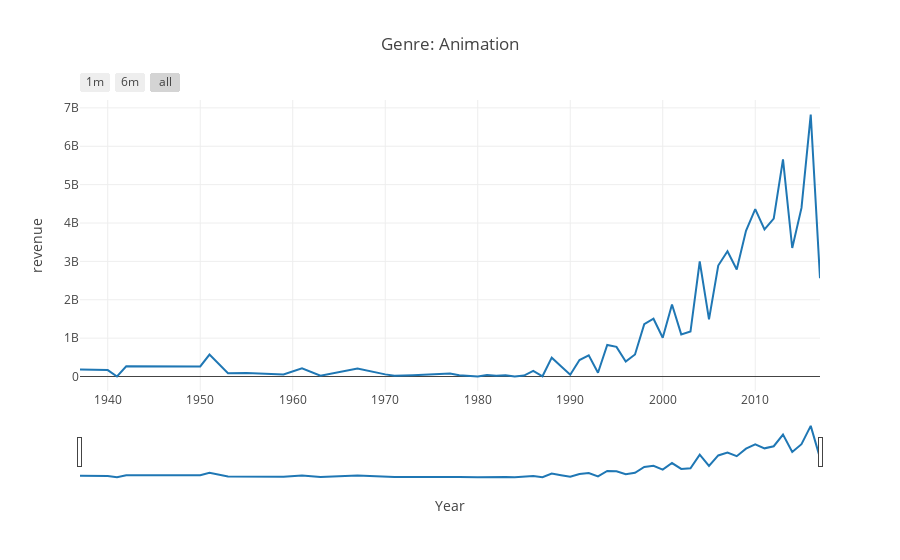
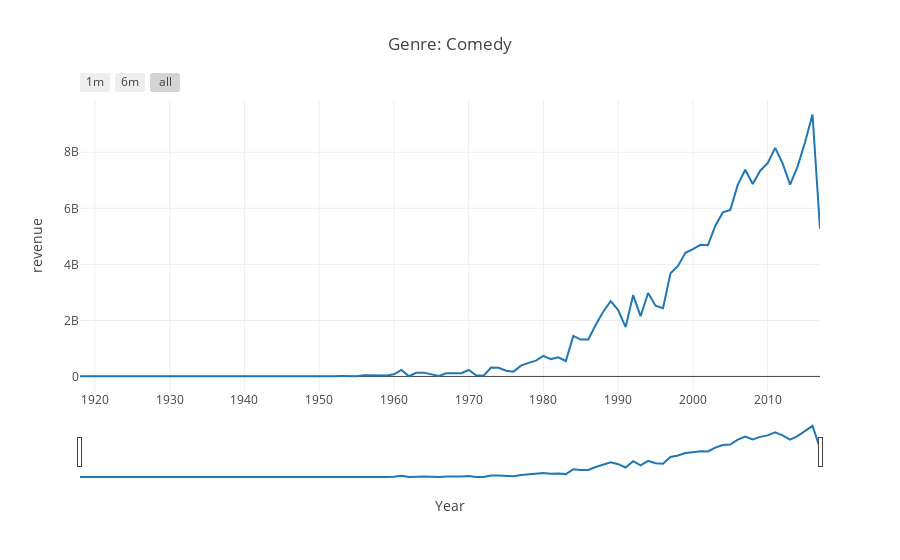
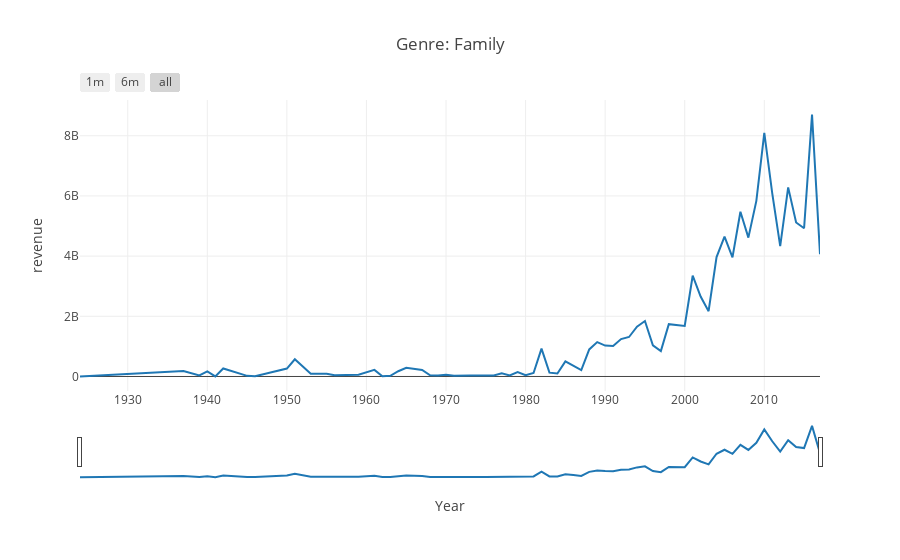
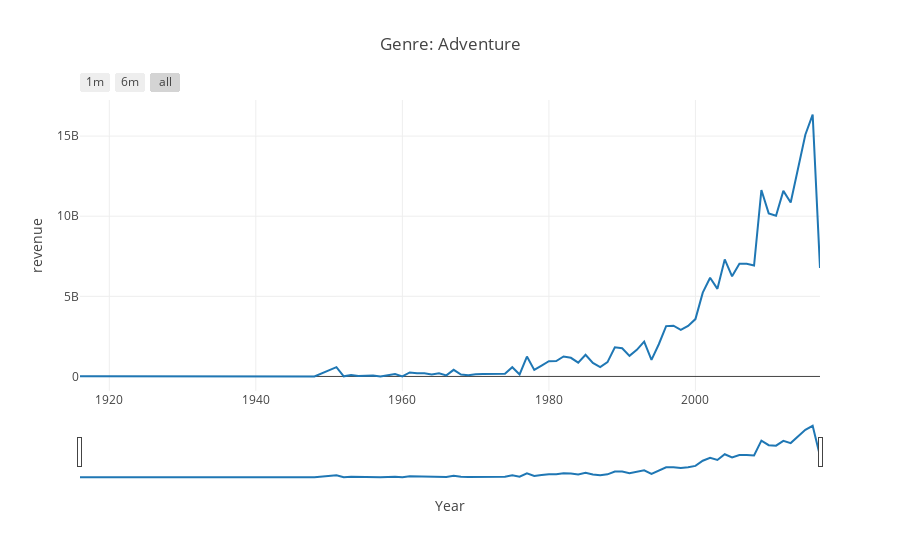

Notebook cell for these charts, in order:
### Code cell
from wordcloud import WordCloud, STOPWORDS 
import matplotlib.pyplot as plt
import pandas as pd
from ast import literal_eval
import plotly.offline as off
import nltk
from nltk.corpus import wordnet

PS = nltk.stem.PorterStemmer()
# nltk.download()
off.init_notebook_mode(connected=True)
keywords = pd.read_csv('keywords.csv')
meta = pd.read_csv('movies_metadata.csv')
ratings = pd.read_csv('ratings_small.csv')
# credit = pd.read_csv('credits.csv')

ratings = ratings.rename(columns={'movieId':'id'})
#Convert IDs to numeric from string
meta = meta[meta.status=="Released"]
meta = meta[meta.revenue!=0]
meta = meta[meta.budget!=0]
meta.id = pd.to_numeric(meta.id,errors="coerce")
meta = meta.dropna(subset=["id"])
meta.release_date=pd.to_datetime(meta.release_date, format = '%Y-%m-%d', errors="coerce")
meta = meta.dropna(subset=["release_date"])
meta = meta.drop_duplicates(subset=['id'])
meta = meta.drop(['homepage','poster_path','production_countries','video','spoken_languages','original_title'], axis =1)
keywords = keywords[keywords.keywords!="[]"]
keywords = keywords.drop_duplicates(subset=['id'])
meta = pd.merge(meta,keywords,on='id',how='left')

tab_info=pd.DataFrame(meta.dtypes).T.rename(index={0:'column type'})
tab_info=tab_info.append(pd.DataFrame(meta.isnull().sum()).T.rename(index={0:'null values'}))
tab_info=tab_info.append(pd.DataFrame(meta.isnull().sum()/meta.shape[0]*100).T.rename(index={0:'null values (%)'}))


meta.popularity = pd.to_numeric(meta.popularity, errors='coerce')
tasks = ['genres','production_companies','keywords']

def count_word(df, ref_col, liste):
    keyword_count = dict()
    for s in liste: keyword_count[s] = 0
    for liste_keywords in df[ref_col]:        
        if type(liste_keywords) == float and pd.isnull(liste_keywords): continue        
        for s in [s for s in liste_keywords if s in liste]: 
            if pd.notnull(s): keyword_count[s] += 1
    # convert the dictionary in a list to sort the keywords by frequency
    keyword_occurences = []
    for k,v in keyword_count.items():
        keyword_occurences.append([k,v])
    keyword_occurences.sort(key = lambda x:x[1], reverse = True)
    return keyword_occurences, keyword_count

def convert(task):
    temp_dict = dict()
    temp_arr = []
    temp_series = meta[task]
    for item in temp_series:
        if type(item) != type(str()):
            continue
        t = literal_eval(item)
        if type(t)!=type([]):
            continue
        temp =[]
        for i in t:
            temp.append(i['name'])
            if str(i['name']) not in temp_dict.keys():
                temp_dict[str(i['name'])] = 1
            else:
                temp_dict[str(i['name'])]+=1
        temp_arr.append(temp)
    meta[task]=pd.Series(temp_arr)
    return temp_dict

genre_dict = convert(tasks[0])
prodcomp_dict = convert(tasks[1])
convert(tasks[2])

df_2 = meta
def keywords_inventory(dataframe, column = 'keywords'):
    keywords_roots  = dict()  # collect the words / root
    keywords_select = dict()  # association: root <-> keyword
    category_keys = []
    icount = 0
    for s in dataframe[column]:
        if type(s) == type(0.0) : continue
        for t in s:
            t = t.lower() 
            root = PS.stem(t)
            if root in keywords_roots:                
                keywords_roots[root].add(t)
            else:
                keywords_roots[root] = {t}
    for s in keywords_roots.keys():
        if len(keywords_roots[s]) > 1:  
            min_length = 1000
            for k in keywords_roots[s]:
                if len(k) < min_length:
                    key = k ; min_length = len(k)            
            category_keys.append(key)
            keywords_select[s] = key
        else:
            category_keys.append(list(keywords_roots[s])[0])
            keywords_select[s] = list(keywords_roots[s])[0]
                   
    print("No of keywords in variable '{}': {}".format(column,len(category_keys)))
    return category_keys, keywords_roots, keywords_select

keywords_dat, keywords_roots, keywords_select = keywords_inventory(df_2 ,column = 'keywords')

def replacement_df_keywords(df, dict_repl, roots = False):
    df_new = df.copy(deep = True)
    for index, row in df_new.iterrows():
        chain = row['keywords']
        if type(chain) == type(0.0) : continue
        temp = []
        for s in chain: 
            key = PS.stem(s) if roots else s
            if key in dict_repl.keys():
                temp.append(dict_repl[key])
            else:
                temp.append(s)       
        df_new.set_value(index, 'keywords', temp)
    return df_new

df_keywords_cleaned = replacement_df_keywords(df_2, keywords_select,roots = True)

keyword_occurences, keywords_count = count_word(df_keywords_cleaned,'keywords',keywords_dat)


def get_synonyms(word_key):
    lemma = set()
    for ss in wordnet.synsets(word_key):
        for w in ss.lemma_names():
            index = ss.name().find('.')+1
            if ss.name()[index] == 'n': lemma.add(w.lower().replace('_',' '))
    return lemma   

def test_keyword(word, key_count, threshold):
    return (False , True)[key_count.get(word, 0) >= threshold]

keyword_occurences.sort(key = lambda x:x[1], reverse = False)
key_count = dict()
for s in keyword_occurences:
    key_count[s[0]] = s[1]

repl_word = dict()
icount = 0
for index, [word, nb_apparitions] in enumerate(keyword_occurences):
    if nb_apparitions > 5: continue  
    lemma = get_synonyms(word)
    if len(lemma) == 0: continue  
    word_list = [(s, key_count[s]) for s in lemma 
                  if test_keyword(s, key_count, key_count[word])]
    word_list.sort(key = lambda x:(x[1],x[0]), reverse = True)    
    if len(word_list) <= 1: continue     
    if word == word_list[0][0]: continue
    repl_word[word] = word_list[0][0]

for key, value in repl_word.items():
    if value in repl_word.keys():
        repl_word[key] = repl_word[value]    
        
df_keywords_synonyms = replacement_df_keywords(df_keywords_cleaned, repl_word, roots = False)   

keywords_dat, keywords_roots, keywords_select = keywords_inventory(df_keywords_synonyms, column = 'keywords')

new_keyword_occurences, keywords_count = count_word(df_keywords_synonyms,
                                                    'keywords',keywords_dat)

movies_list = []
def genre_transform():
    temp_dict = dict()
    for index,row in meta.iterrows():
        movies_list.append(tuple([row.release_date.year,row.revenue]))
        for i in row.genres:
            if str(i) not in temp_dict.keys():
                temp_dict[str(i)] = [tuple([row.release_date.year,row.revenue])]
            else:
                temp_dict[str(i)].append(tuple([row.release_date.year,row.revenue]))
    return temp_dict
genre_plot_dict = genre_transform()

for key,value in genre_plot_dict.items():
    x,y = zip(*sorted(value))
    data = [dict(
      type = 'scatter',
      x = x,
      y = y,
      transforms = [dict(
        type = 'aggregate',
        groups = x,
        aggregations = [dict(
            target = 'y', func = 'sum', enabled = True),
        ]
      )]
    )]
    layout = dict(
        title='Genre: '+key,
        xaxis=dict(
            rangeselector=dict(
                buttons=list([
                    dict(count=1,
                         label='1m',
                         step='month',
                         stepmode='backward'),
                    dict(count=6,
                         label='6m',
                         step='month',
                         stepmode='backward'),
                    dict(step='all')
                ])
            ),
            rangeslider=dict(
                visible = True
            ),
            type='date',
            title = 'Year'
        ),
        yaxis = dict(title='revenue')
            
    )
    #change to iplot in jupyter notebook
    off.iplot({
        "data": data,
        "layout": layout
    }, validate= False)
    
x,y = zip(*sorted(movies_list))
data = [dict(
      type = 'scatter',
      x = x,
      y = y,
      transforms = [dict(
        type = 'aggregate',
        groups = x,
        aggregations = [dict(
            target = 'y', func = 'count', enabled = True),
        ]
      )]
    )]
layout = dict(
    title='Number of movies released across the years',
    xaxis=dict(
        rangeselector=dict(
            buttons=list([
                dict(count=1,
                     label='1m',
                     step='month',
                     stepmode='backward'),
                dict(count=6,
                     label='6m',
                     step='month',
                     stepmode='backward'),
                dict(step='all')
            ])
        ),
        rangeslider=dict(
            visible = True
        ),
        type='date',
        title = 'Year'
    ),
    yaxis = dict(title='number of movies')
        
)
#change to iplot in jupyter notebook
off.iplot({
    "data": data,
    "layout": layout
# },auto_open=True, validate= False)
},validate= False)


def convert_key():
    temp = ""
    temp_series = df_keywords_synonyms['keywords']
    for item in temp_series:
        if type(item)!=type([]):
            continue
        for i in item:
            temp = temp + i
    return temp
pd.set_option('display.max_colwidth', 50)


# Creating word cloud for title:
meta['title'] = meta['title'].astype(str)
title = ' '.join(meta['title'])
wordcloud = WordCloud(width = 800, height = 800, 
                background_color ='white', 
                stopwords = set(STOPWORDS), 
                min_font_size = 10).generate(title)
plt.figure(figsize = (8, 8), facecolor = None) 
plt.imshow(wordcloud) 
plt.axis("off") 
plt.tight_layout(pad = 0)
plt.show()

# Creating word cloud for keywords:
string = convert_key()

wordcloud_key = WordCloud(width = 800, height = 800, 
                background_color ='white', 
                stopwords = set(STOPWORDS), 
                min_font_size = 10).generate(string)
plt.figure(figsize = (8, 8), facecolor = None) 
plt.imshow(wordcloud_key) 
plt.axis("off") 
plt.tight_layout(pad = 0)
plt.show()

### Figure 1 — Plotly figure (JSON) as saved in the notebook; plotly's stock layout.template omitted (floating-point values rounded to 4 significant figures; data arrays with more than 128 entries replaced by an {"elided": "..."} marker saying what was removed)
{"data": [{"transforms": [{"aggregations": [{"enabled": true, "func": "sum", "target": "y"}], "groups": {"elided": "381 int values"}, "type": "aggregate"}], "type": "scatter", "x": {"elided": "381 int values"}, "y": {"elided": "381 int values"}}], "layout": {"title": "Genre: Animation", "xaxis": {"rangeselector": {"buttons": [{"count": 1, "label": "1m", "step": "month", "stepmode": "backward"}, {"count": 6, "label": "6m", "step": "month", "stepmode": "backward"}, {"step": "all"}]}, "rangeslider": {"visible": true}, "title": "Year", "type": "date"}, "yaxis": {"title": "revenue"}}}

### Figure 2 — Plotly figure (JSON) as saved in the notebook; plotly's stock layout.template omitted (floating-point values rounded to 4 significant figures; data arrays with more than 128 entries replaced by an {"elided": "..."} marker saying what was removed)
{"data": [{"transforms": [{"aggregations": [{"enabled": true, "func": "sum", "target": "y"}], "groups": {"elided": "2603 int values"}, "type": "aggregate"}], "type": "scatter", "x": {"elided": "2603 int values"}, "y": {"elided": "2603 int values"}}], "layout": {"title": "Genre: Comedy", "xaxis": {"rangeselector": {"buttons": [{"count": 1, "label": "1m", "step": "month", "stepmode": "backward"}, {"count": 6, "label": "6m", "step": "month", "stepmode": "backward"}, {"step": "all"}]}, "rangeslider": {"visible": true}, "title": "Year", "type": "date"}, "yaxis": {"title": "revenue"}}}

### Figure 3 — Plotly figure (JSON) as saved in the notebook; plotly's stock layout.template omitted (floating-point values rounded to 4 significant figures; data arrays with more than 128 entries replaced by an {"elided": "..."} marker saying what was removed)
{"data": [{"transforms": [{"aggregations": [{"enabled": true, "func": "sum", "target": "y"}], "groups": {"elided": "673 int values"}, "type": "aggregate"}], "type": "scatter", "x": {"elided": "673 int values"}, "y": {"elided": "673 int values"}}], "layout": {"title": "Genre: Family", "xaxis": {"rangeselector": {"buttons": [{"count": 1, "label": "1m", "step": "month", "stepmode": "backward"}, {"count": 6, "label": "6m", "step": "month", "stepmode": "backward"}, {"step": "all"}]}, "rangeslider": {"visible": true}, "title": "Year", "type": "date"}, "yaxis": {"title": "revenue"}}}

### Figure 4 — Plotly figure (JSON) as saved in the notebook; plotly's stock layout.template omitted (floating-point values rounded to 4 significant figures; data arrays with more than 128 entries replaced by an {"elided": "..."} marker saying what was removed)
{"data": [{"transforms": [{"aggregations": [{"enabled": true, "func": "sum", "target": "y"}], "groups": {"elided": "1116 int values"}, "type": "aggregate"}], "type": "scatter", "x": {"elided": "1116 int values"}, "y": {"elided": "1116 int values"}}], "layout": {"title": "Genre: Adventure", "xaxis": {"rangeselector": {"buttons": [{"count": 1, "label": "1m", "step": "month", "stepmode": "backward"}, {"count": 6, "label": "6m", "step": "month", "stepmode": "backward"}, {"step": "all"}]}, "rangeslider": {"visible": true}, "title": "Year", "type": "date"}, "yaxis": {"title": "revenue"}}}
